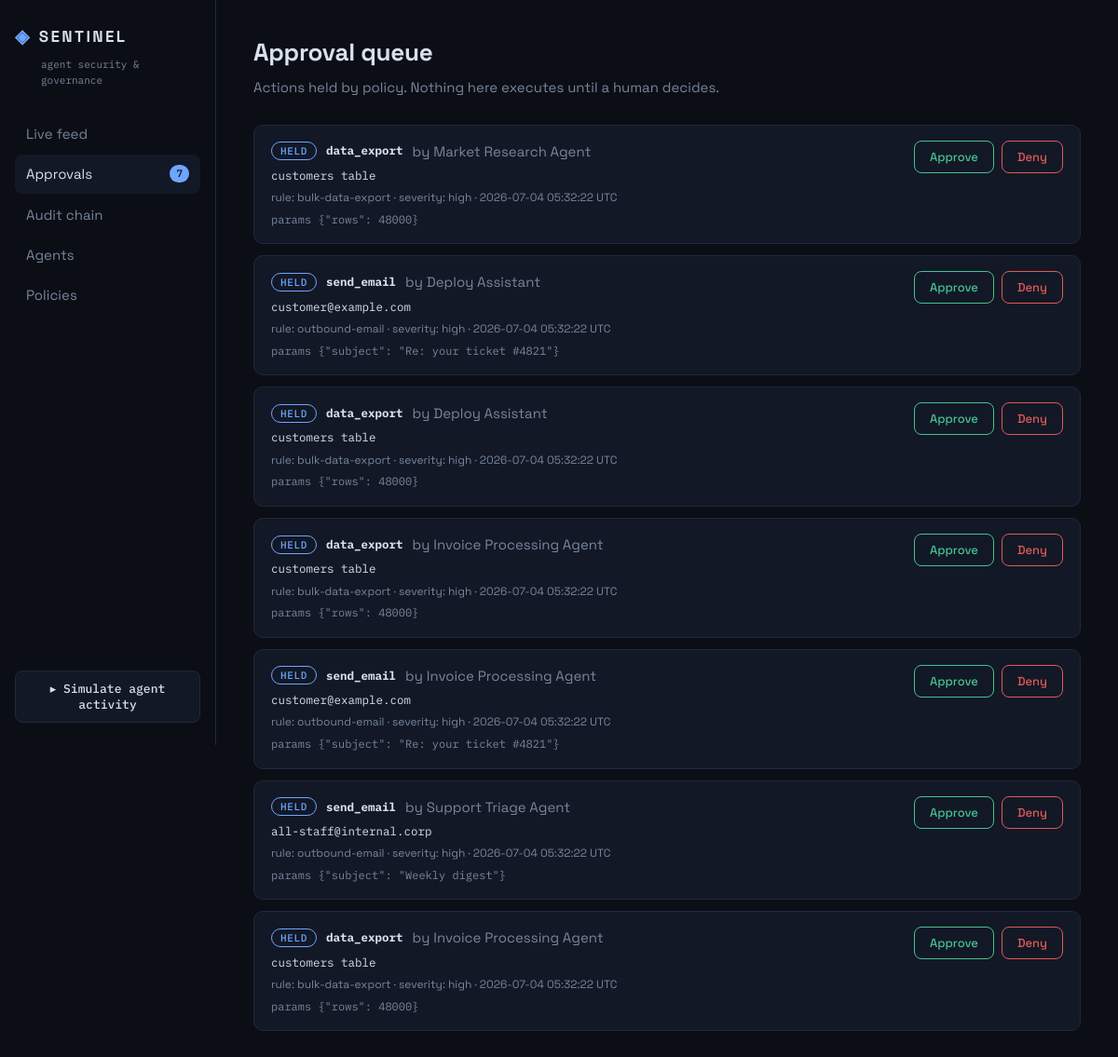
Screenshot of /approvals with the database file from the repository.
### tables this page shows
CREATE TABLE actions (
    seq INTEGER PRIMARY KEY AUTOINCREMENT,
    agent_id TEXT NOT NULL REFERENCES agents(id),
    action_type TEXT NOT NULL,                 -- e.g. send_email, http_request
    target TEXT NOT NULL,                      -- recipient, url, file path...
    params TEXT NOT NULL DEFAULT '{}',         -- JSON payload
    decision TEXT NOT NULL,                    -- allowed | flagged | blocked | pending | approved | denied
    rule_name TEXT,                            -- policy rule that fired, if any
    severity TEXT,                             -- low | medium | high | critical
    created_at TEXT NOT NULL,                  -- ISO-8601 UTC
    resolved TEXT,                             -- approved | denied (NOT hashed)
    prev_hash TEXT NOT NULL,
    hash TEXT NOT NULL
);

CREATE TABLE agents (
    id TEXT PRIMARY KEY,
    name TEXT NOT NULL,
    description TEXT NOT NULL DEFAULT '',
    status TEXT NOT NULL DEFAULT 'active'      -- active | killed
);

### app.py (the view)
@app.route("/approvals")
def approvals():
    db = get_db()
    rows = db.execute(
        """SELECT a.*, g.name agent_name FROM actions a
           JOIN agents g ON g.id = a.agent_id
           WHERE a.decision='pending' AND a.resolved IS NULL ORDER BY seq DESC"""
    ).fetchall()
    return render_template("approvals.html", rows=rows, active="approvals")

### app.py (called while the page is built)
def get_db():
    if "db" not in g:
        g.db = sqlite3.connect(DB_PATH)
        g.db.row_factory = sqlite3.Row
        g.db.execute("PRAGMA foreign_keys = ON")
    return g.db

def pending_count(db):
    return db.execute(
        "SELECT COUNT(*) c FROM actions WHERE decision='pending' AND resolved IS NULL"
    ).fetchone()["c"]

@app.context_processor
def inject_nav():
    return {"pending_count": pending_count(get_db())}

### templates/approvals.html (shortened to what this page needs)
{% extends "base.html" %}
{% block content %}
<header class="page-head">
  <h1>Approval queue</h1>
  <p class="lede">Actions held by policy. Nothing here executes until a human decides.</p>
</header>
{% if not rows %}
<div class="empty">Queue is clear. Held actions will appear here for review.</div>
{% else %}
{% for r in rows %}
<div class="card">
  <div class="card-main">
    <div class="card-title">
      <span class="pill pending">held</span>
      <strong class="mono">{{ r.action_type }}</strong>
      <span class="dim">by {{ r.agent_name }}</span>
    </div>
    <div class="mono target">{{ r.target }}</div>
    <div class="dim small">rule: {{ r.rule_name }} · severity: {{ r.severity }} · {{ r.created_at[:19].replace('T',' ') }} UTC</div>
    <div class="mono small dim">params {{ r.params }}</div>
  </div>
  <div class="card-actions">
    <form method="post" action="{{ url_for('resolve', seq=r.seq, verdict='approved') }}">
      <button class="approve">Approve</button>
    </form>
    <form method="post" action="{{ url_for('resolve', seq=r.seq, verdict='denied') }}">
      <button class="deny">Deny</button>
    </form>
  </div>
</div>
{% endfor %}
{% endif %}
{% endblock %}

### static/style.css (style rules this page uses)
:root { --bg: #0B0E14; --panel: #121826; --panel-2: #0F1420; --border: #1E293B; --text: #D7E1EE; --muted: #77869C; --allowed: #46C28E; --flagged: #E0A63C; --blocked: #E15A55; --pending: #6EA6FF; --display: "Space Grotesk", system-ui, sans-serif; --mono: "IBM Plex Mono", ui-monospace, SFMono-Regular, Menlo, monospace; }
* { box-sizing: border-box; }
html, body { margin: 0; }
body { background: var(--bg); color: var(--text); font: 15px/1.55 var(--display); display: flex; min-height: 100vh; }
.page-head h1 { margin: 0; font-size: 26px; letter-spacing: -0.01em; }
.lede { color: var(--muted); margin: 6px 0 28px; max-width: 60ch; }
.mono { font-family: var(--mono); font-size: 12.5px; }
.dim { color: var(--muted); }
.small { font-size: 12px; }
.target { max-width: 260px; overflow: hidden; text-overflow: ellipsis; white-space: nowrap; }
.pill { font: 500 11px var(--mono); text-transform: uppercase; letter-spacing: 0.06em; padding: 2px 9px; border-radius: 99px; border: 1px solid; }
.pill.pending { color: var(--pending); border-color: var(--pending); }
.card { display: flex; justify-content: space-between; gap: 20px; background: var(--panel); border: 1px solid var(--border); border-radius: 10px; padding: 16px 18px; margin-bottom: 12px; }
.card-main { display: flex; flex-direction: column; gap: 5px; min-width: 0; }
.card-title { display: flex; align-items: center; gap: 10px; flex-wrap: wrap; }
.card-actions { display: flex; gap: 8px; align-items: flex-start; flex-shrink: 0; }
.card-actions button { font: 500 13px var(--display); padding: 8px 16px; border-radius: 8px; cursor: pointer; background: transparent; border: 1px solid; }
button.approve { color: var(--allowed); border-color: var(--allowed); }
button.deny { color: var(--blocked); border-color: var(--blocked); }

### rows the page displays
actions: action_type "data_export", agent_name "Market Research Agent", target "customers table", rule_name "bulk-data-export", severity "high", created_at "2026-07-04 05:32:22", params "{\"rows\": 48000}"
actions: action_type "send_email", agent_name "Deploy Assistant", target "customer@example.com", rule_name "outbound-email", severity "high", created_at "2026-07-04 05:32:22", params "{\"subject\": \"Re: your ticket #4821\"}"
actions: action_type "data_export", agent_name "Deploy Assistant", target "customers table", rule_name "bulk-data-export", severity "high", created_at "2026-07-04 05:32:22", params "{\"rows\": 48000}"
actions: action_type "data_export", agent_name "Invoice Processing Agent", target "customers table", rule_name "bulk-data-export", severity "high", created_at "2026-07-04 05:32:22", params "{\"rows\": 48000}"
actions: action_type "send_email", agent_name "Invoice Processing Agent", target "customer@example.com", rule_name "outbound-email", severity "high", created_at "2026-07-04 05:32:22", params "{\"subject\": \"Re: your ticket #4821\"}"
actions: action_type "send_email", agent_name "Support Triage Agent", target "all-staff@internal.corp", rule_name "outbound-email", severity "high", created_at "2026-07-04 05:32:22", params "{\"subject\": \"Weekly digest\"}"
actions: action_type "data_export", agent_name "Invoice Processing Agent", target "customers table", rule_name "bulk-data-export", severity "high", created_at "2026-07-04 05:32:22", params "{\"rows\": 48000}"

### other values shown
{{ pending_count }} "7"
